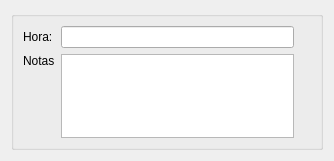
<?xml version="1.0" encoding="UTF-8"?>
<ui version="4.0">
 <class>ReMemberDialog</class>
 <widget class="QDialog" name="ReMemberDialog">
  <property name="geometry">
   <rect>
    <x>0</x>
    <y>0</y>
    <width>334</width>
    <height>161</height>
   </rect>
  </property>
  <property name="windowTitle">
   <string>Dialog</string>
  </property>
  <layout class="QVBoxLayout" name="verticalLayout_2">
   <item>
    <widget class="QGroupBox" name="infoPanel">
     <property name="title">
      <string/>
     </property>
     <layout class="QGridLayout" name="gridLayout">
      <item row="1" column="1">
       <widget class="QPlainTextEdit" name="plainTextEdit"/>
      </item>
      <item row="0" column="0">
       <widget class="QLabel" name="hourLabel">
        <property name="text">
         <string>Hora:</string>
        </property>
       </widget>
      </item>
      <item row="1" column="0">
       <widget class="QLabel" name="label">
        <property name="text">
         <string>Notas</string>
        </property>
        <property name="alignment">
         <set>Qt::AlignLeading|Qt::AlignLeft|Qt::AlignTop</set>
        </property>
       </widget>
      </item>
      <item row="0" column="1">
       <widget class="QLineEdit" name="hourText"/>
      </item>
      <item row="0" column="2">
       <spacer name="horizontalSpacer">
        <property name="orientation">
         <enum>Qt::Horizontal</enum>
        </property>
        <property name="sizeHint" stdset="0">
         <size>
          <width>40</width>
          <height>20</height>
         </size>
        </property>
       </spacer>
      </item>
     </layout>
    </widget>
   </item>
  </layout>
 </widget>
 <resources/>
 <connections/>
</ui>
